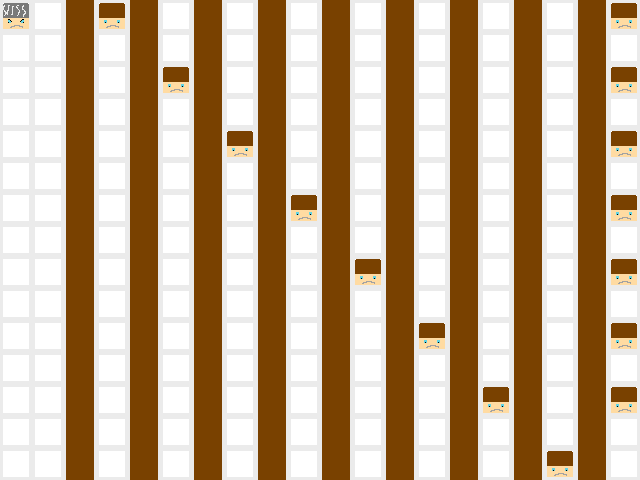

Rendered tile map (Tiled .tmx) drawn with the repository's tilesets; below, a short description and the map source with its tile grids summarised:
An orthogonal 20x15 tile map with 32x32 px tiles, 2 tile layers (Tile Layer 2, Tile Layer 1).

<map version="1.0" orientation="orthogonal" width="20" height="15" tilewidth="32" tileheight="32">
 <tileset firstgid="1" name="levelobjects" tilewidth="32" tileheight="32">
  <image source="gfx/levelobjects.png" width="320" height="320" />
 </tileset>
 <layer name="Tile Layer 2" width="20" height="15">
  <data>[300 cells, 300 non-empty, 1 distinct tile ids]</data>
 </layer>
 <layer name="Tile Layer 1" width="20" height="15">
  <data>[300 cells, 151 non-empty, 3 distinct tile ids]</data>
 </layer>
</map>
